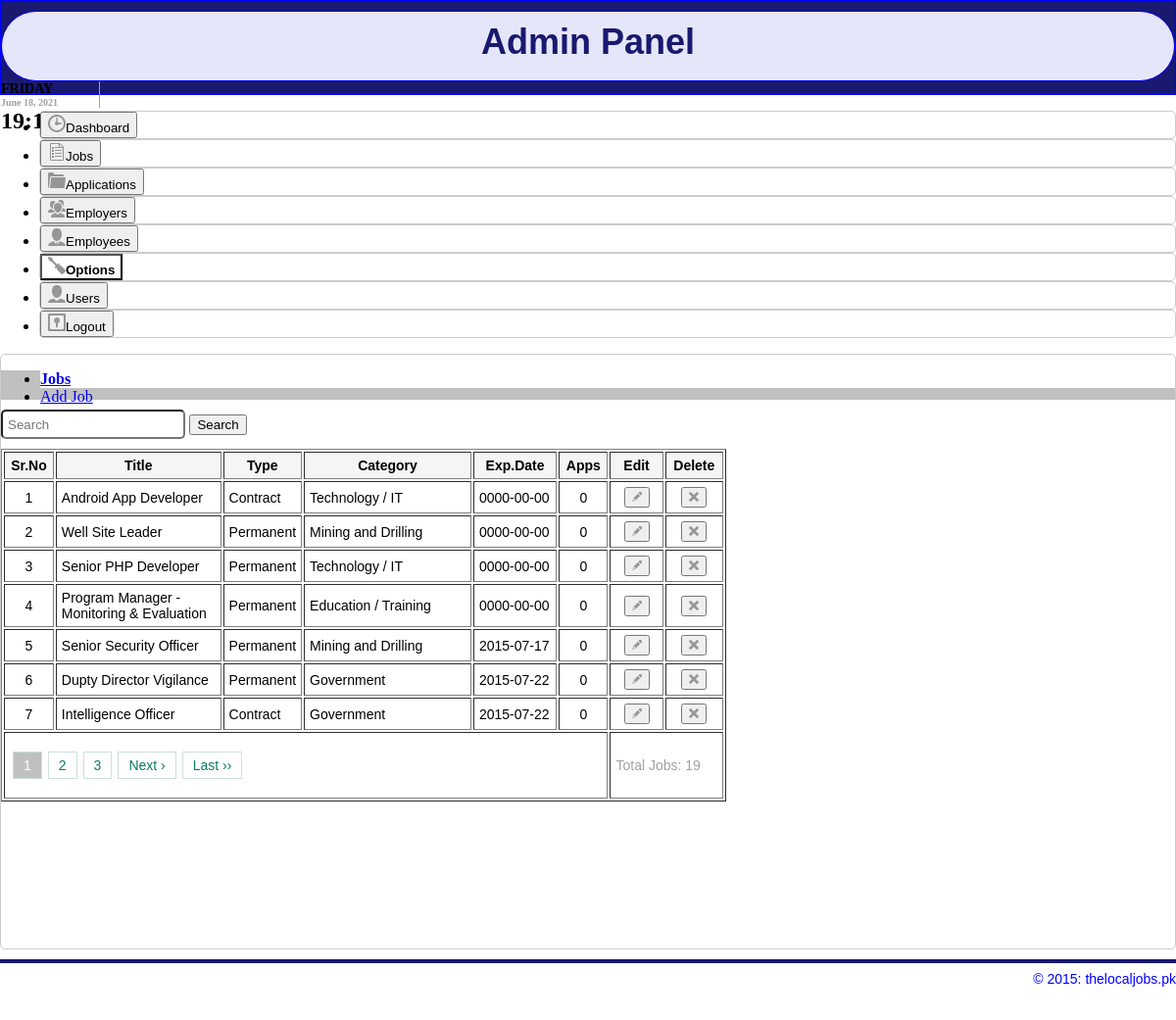
The app's page /admin_area/opt_note.php with its own data.
### tables this page shows
CREATE TABLE IF NOT EXISTS `company_jobs` (
  `job_id` int(10) NOT NULL AUTO_INCREMENT,
  `cat_id` int(10) NOT NULL,
  `comp_id` int(10) NOT NULL,
  `job_title` varchar(100) NOT NULL,
  `job_desc` varchar(5000) NOT NULL,
  `job_skills` varchar(200) NOT NULL,
  `min_exp` int(10) NOT NULL,
  `max_exp` int(10) NOT NULL,
  `job_location` int(11) NOT NULL,
  `other_city` varchar(200) NOT NULL,
  `job_ctry` int(10) NOT NULL,
  `expiry_date` date NOT NULL,
  `expiry_day` int(11) NOT NULL,
  `expiry_month` int(11) NOT NULL,
  `expiry_year` int(11) NOT NULL,
  `min_salary` int(10) NOT NULL,
  `max_salary` int(10) NOT NULL,
  `job_qual` varchar(300) NOT NULL,
  `emp_type` text NOT NULL,
  `emp_status` text NOT NULL,
  `vacancies` text NOT NULL,
  `contact_name` text NOT NULL,
  `contact_no` bigint(100) NOT NULL,
  `company_email` varchar(100) NOT NULL,
  `job_keywords` text NOT NULL,
  `post_date` date NOT NULL,
  `status` text NOT NULL,
  PRIMARY KEY (`job_id`)
);

CREATE TABLE IF NOT EXISTS `categories` (
  `cat_id` int(10) NOT NULL AUTO_INCREMENT,
  `cat_title` text NOT NULL,
  PRIMARY KEY (`cat_id`)
);

### admin_area/opt_note.php (the view, shortened to what this page needs)
<?php include("includes/connection.php"); ?>
<?php include("functions/admin_functions.php"); ?>
<!DOCTYPE html>
<html>
<head>
<link rel="stylesheet" type="text/css" href="styles/admin_style.css" />
</head>
<body onLoad="myClock()">
<div id="container">
    <div id="header">
    	<div id="admin_heading">
        	<h1>Admin Panel</h1>
        </div>
        <?php include("includes/current_date_time.php"); ?>
    </div>
    <div id="nav">
    	<ul>
        	<li><a href="index.php"><button><img src="images/clock.png" />Dashboard</button></a></li>
            <li><a href="jobs.php"><button><img src="images/list.png" />Jobs</button></a></li>
            <li><a href="applications.php"><button><img src="images/folder.png" />Applications</button></a></li>
            <li><a href="employers.php"><button><img src="images/group.png" />Employers</button></a></li>
            <li><a href="employees.php"><button><img src="images/administrator.png" />Employees</button></a></li>
            <li><a href="options.php"><button style="background-color: #FFF; font-weight: bold;"><img src="images/screwdriver.png" />Options</button></a></li>
            <li><button><img src="images/user.png" />Users</button></li>
            <li><button><img src="images/login.png" />Logout</button></li>
        </ul>
    </div>
    <div id="contents">
    	<div id="tab" style="background-color: #C0C0C0; height: 30px;">
        	<ul>
            	<li style="background-color: #FFF; font-weight: bold;"><a href="jobs.php">Jobs</a></li>
                <li><a href="add_jobs.php">Add Job</a></li>
            </ul>
        </div>
        <div id="search_job" style="background-color: #FFF; height: 30px; border: hidden;">
        	<form name="" method="post" action="">
            	<input type="search" name="search" placeholder="Search" />
                <input type="submit" name="submit" value="Search" />
            </form>
        </div>
        <div id="all_jobs" style="height: 500px; background-color:#FFF; font-size: 14px;">
        	<table border="1" width="740" cellpadding="5">
            	<tr style="background-color: #F5F5F5;">
                	<th style="width: 40px;">Sr.No</th>
                	<th style="width: 200px;">Title</th>
                    <th style="width: 60px;">Type</th>
                    <th style="width: 200px;">Category</th>
                    <th style="width: 80px;">Exp.Date</th>
                    <th style="width: 40px;">Apps</th>
                    <th style="width: 50px;">Edit</th>
                    <th style="width: 50px;">Delete</th>
                </tr>
                <?php
				$page = (int)(!isset($_GET["page"]) ? 1 : $_GET["page"]);
				$per_page = 7;
				$startpoint = ($page * $per_page) - $per_page;
				$statement = "company_jobs ORDER BY post_date DESC";
				$results = mysqli_query($connection,"SELECT * FROM {$statement} LIMIT {$startpoint} , {$per_page}");
				if (mysqli_num_rows($results) != 0) {
				$i = 1;
				while($row_jobs = mysqli_fetch_array($results)){
						$job_id = $row_jobs['job_id'];
						$cat_id = $row_jobs['cat_id'];
						$job_title = $row_jobs['job_title'];
						$emp_type = $row_jobs['emp_type'];
						$expiry_date = $row_jobs['expiry_date'];
						$get_cat = "SELECT * FROM categories WHERE cat_id = '$cat_id'";
						$run_cat = mysqli_query($connection, $get_cat);
						$row_cat = mysqli_fetch_array($run_cat);
							$cat_title = $row_cat['cat_title'];
                ?>
                <tr>
                	<td align="center"><?php echo $i++; ?></td>
                    <td><?php echo $job_title; ?></td>
                    <td><?php echo $emp_type; ?></td>
                    <td><?php echo $cat_title; ?></td>
                    <td><?php echo $expiry_date; ?></td>
                    <td align="center"><?php echo countLatestJobs($job_id); ?></td>
                    <td align="center"><a href="edit_job.php?job_id=<?php echo $job_id; ?>"><button><img src="images/pencil.png" width="10" height="10"></button></a></td>
                    <td align="center"><a href="delete_job.php?job_id=<?php echo $job_id; ?>" onClick="return confirm('Are you sure, you want to delete this Job??')"><button><img src="images/cross.png" width="10" height="10"></button></a></td>
                </tr>
                <?php } } else{ echo "No records are found."; } ?>
                <tr>
    				<td colspan="6"><?php echo pagination($statement,$per_page,$page,$url='?'); ?></td>
                    <td colspan="2" style="color: #A0A0A0;">Total Jobs: <?php echo totalJobs(); ?></td>
    			</tr>
            </table>
        </div>
   	</div>
    <div id="footer">
    	<label>&copy 2015: thelocaljobs.pk</label>
    </div>
</div>
</body>
</html>

### admin_area/includes/current_date_time.php
<div class="panel panel-default">
    <div class="panel-body">
        <div id="day1" class="pull-left">
            <?php
                $day = date("l");
                $day2 = strtoupper($day);
                echo $day2;
            ?>
            <div id="date1"><?php echo date("F d, Y"); ?></div>
        </div>
        <h1 id="clock" class="pull-right" style="font-size: 24px; font-weight: bold; width: 70px; margin-top: 0px;"></h1>
    </div>
</div>

### admin_area/functions/admin_functions.php (shortened to what this page needs)
<?php
	$conn = mysqli_connect("localhost","root","","localjob_db");
	function totalJobs(){
		global $conn;
		$query = "SELECT * FROM company_jobs";
		$run = mysqli_query($conn, $query);
		$total_records = mysqli_num_rows($run);
		return $total_records;
	}
	function countLatestJobs($j_id){
		 	global $conn;
			$query1 = "SELECT COUNT(job_id) as count_jobs FROM jobs_apply WHERE job_id = '$j_id'";
			$run1 = mysqli_query($conn, $query1);
			$row1 = mysqli_fetch_array($run1);
			$total_jobs1 = $row1['count_jobs'];
			return $total_jobs1;
	}
	function pagination($query,$per_page=10,$page=1,$url='?'){
			global $conn;
			$query = "SELECT COUNT(*) as num FROM {$query}";
			$row = mysqli_fetch_array(mysqli_query($conn,$query));
			$total = $row['num'];
			$adjacents = "2";
			$nextlabel = "Next &rsaquo;";
			$lastlabel = "Last &rsaquo;&rsaquo;";
			$page = ($page == 0 ? 1 : $page);
			$next = $page + 1;
			$lastpage = ceil($total/$per_page);
			$pagination = "";
			if($lastpage > 1){
				$pagination .= "<ul class='pagination'>";
			if ($lastpage < 7 + ($adjacents * 2)){
				for ($counter = 1; $counter <= $lastpage; $counter++){
					if ($counter == $page)
						$pagination.= "<li><a class='current'>{$counter}</a></li>";
					else
						$pagination.= "<li><a href='{$url}page={$counter}'>{$counter}</a></li>";
				}
			}
				if ($page < $counter - 1) {
					$pagination.= "<li><a href='{$url}page={$next}'>{$nextlabel}</a></li>";
					$pagination.= "<li><a href='{$url}page=$lastpage'>{$lastlabel}</a></li>";
				}
			$pagination.= "</ul>";
		}
		return $pagination;
	}
?>

### admin_area/styles/admin_style.css (style rules this page uses)
body { margin: auto; padding: auto; background-image: url(../images/knitting250px.png); }
#header { height: 95px; border: 1px solid #00F; background-color: #191970; }
#admin_heading { border: 1px solid blue; background-color: #E6E6FA; height: 70px; border-radius: 45px; margin-top: 10px; }
#admin_heading h1 { border: 0px solid red; font-family: Verdana, Geneva, sans-serif; color: #191970; text-align: center; font-size: 36px; font-weight: bold; margin-top: 10px; }
#day1 { border-right: 1px solid #A0A0A0; font-weight: bold; font-size: 14px; width: 100px; }
#date1 { border: 0px solid orange; font-size: 10px; color: #A0A0A0; }
#nav { border: 0px solid #CCC; height: auto; border-radius: 5px; font-size: 16px; font-weight: normal; }
#nav ul li { border: 1px solid #CCC; border-radius: 5px; background-color: #FFF; }
#contents { border: 1px solid #CCC; height: auto; background-color: #FFF; border-radius: 5px; }
#tab { margin-top: 10px; margin-left:auto; margin-right: auto; }
#search_job { border: 1px solid #CCC; background-color: #F5F5F5; height: 100px; margin-top: 10px; border-radius: 5px; margin-left:auto; margin-right:auto; font-family: "Trebuchet MS", Arial, Helvetica, sans-serif; }
#all_jobs { height: auto; font-size: 14px; margin-left:auto; margin-right:auto; margin-top: 10px; margin-bottom: 10px; font-family: Helvetica, sans-serif; }
#search_job input[type=search] { height: 30px; border-radius: 5px; padding-left: 5px; }
#footer { height: 50px; border-top: 4px solid #191970; margin-top: 10px; text-align: right; padding-top: 8px; font-size: 14px; font-family:"Trebuchet MS", Arial, Helvetica, sans-serif; }
#footer label { color: #00F; text-align: center; border: 0px solid red; }
ul.pagination { text-align:left; color:#829994; padding-left: 0px; }
ul.pagination li { display:inline; padding:0 3px; }
ul.pagination a { color:#0d7963; display:inline-block; padding:5px 10px; border:1px solid #cde0dc; text-decoration:none; }
ul.pagination a:hover, ul.pagination a.current { background:#C0C0C0; color:#fff; }

### records on screen
company_jobs: job_title "Android App Developer", emp_type "Contract", cat.cat_title "Technology / IT", expiry_date "0000-00-00", job_id "0"
company_jobs: job_title "Well Site Leader", emp_type "Permanent", cat.cat_title "Mining and Drilling", expiry_date "0000-00-00", job_id "0"
company_jobs: job_title "Senior PHP Developer", emp_type "Permanent", cat.cat_title "Technology / IT", expiry_date "0000-00-00", job_id "0"
company_jobs: job_title "Program Manager - Monitoring & Evaluation", emp_type "Permanent", cat.cat_title "Education / Training", expiry_date "0000-00-00", job_id "0"
company_jobs: job_title "Senior Security Officer", emp_type "Permanent", cat.cat_title "Mining and Drilling", expiry_date "2015-07-17", job_id "0"
company_jobs: job_title "Dupty Director Vigilance", emp_type "Permanent", cat.cat_title "Government", expiry_date "2015-07-22", job_id "0"
company_jobs: job_title "Intelligence Officer", emp_type "Contract", cat.cat_title "Government", expiry_date "2015-07-22", job_id "0"

### other values on screen
$day2 "FRIDAY"
$nextlabel "Next ›"
$lastlabel "Last ››"
totalJobs() "19"
